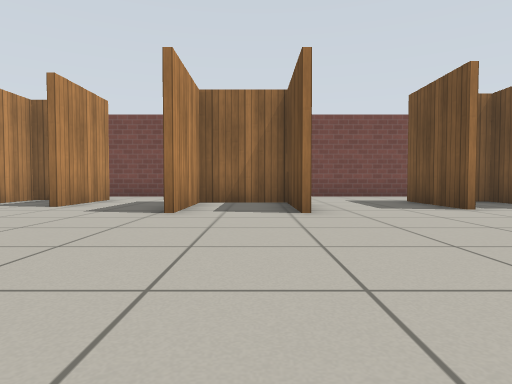
view 1 (above)

18 first-person views from a walk through a Gazebo world. The camera is 0.5 m above the floor, tilts 2° down and sees 75° across. The floor is counted in squares, 1 m on a side. Each view is taken from the middle of a square. On the plan, view 1 faces up. The plan holds only what a view shows up to about 9 squares ahead; the rest is blank. Simple patterns stand in for the simulator's built-in surfaces.

view 2
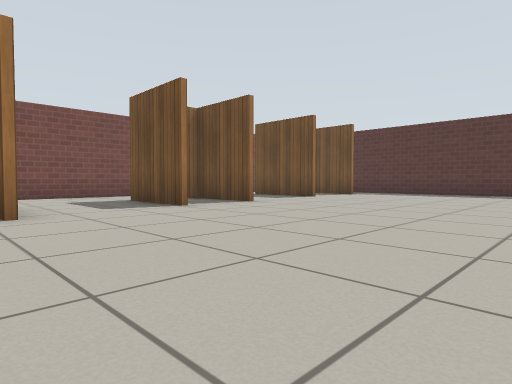

view 3
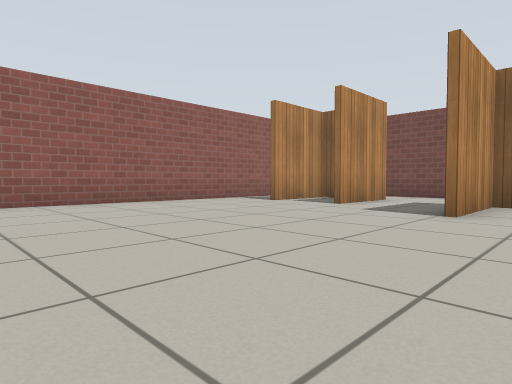

view 4
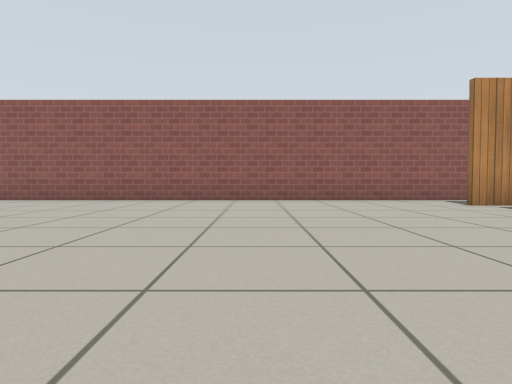

view 5
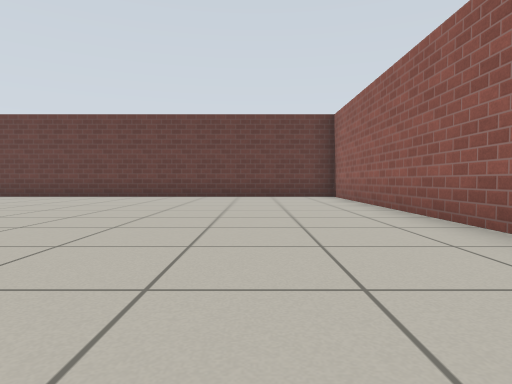

view 6
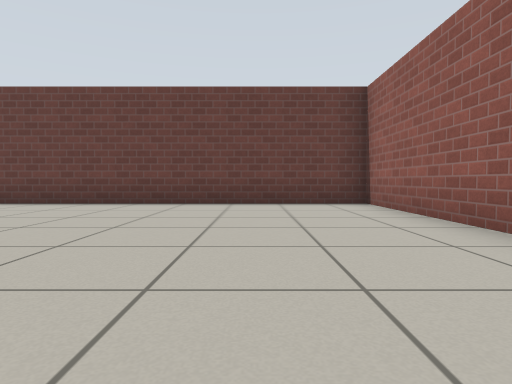

view 7
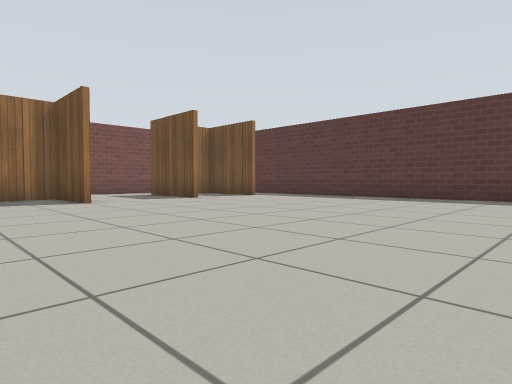

view 8
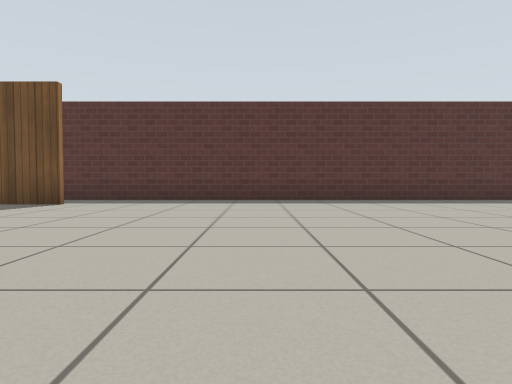

view 9
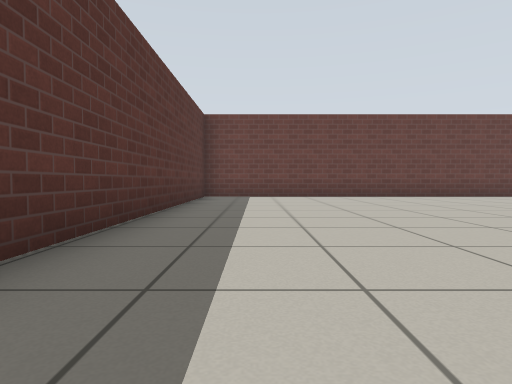

view 10
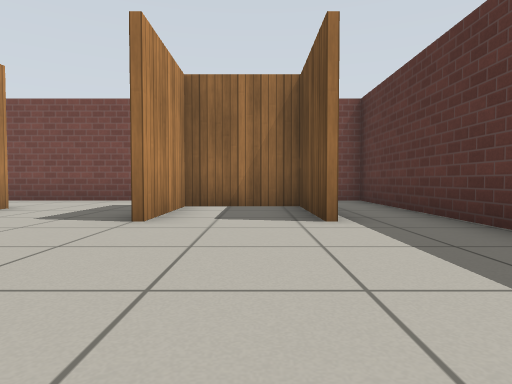

view 11
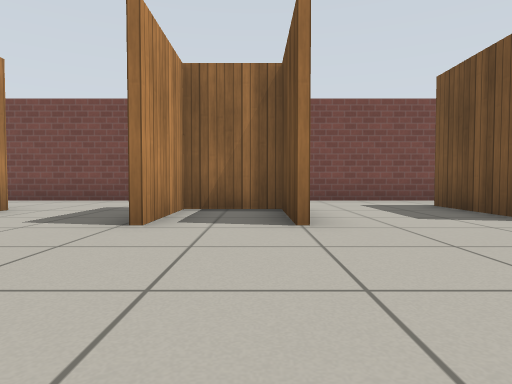

view 12
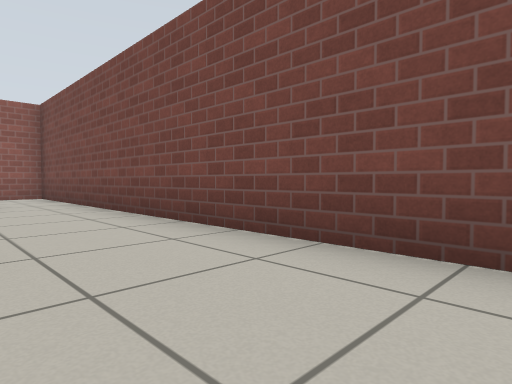

view 13
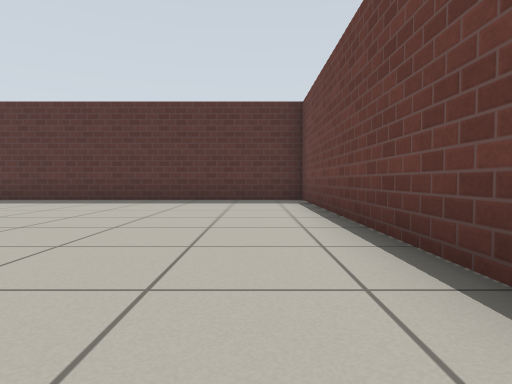

view 14
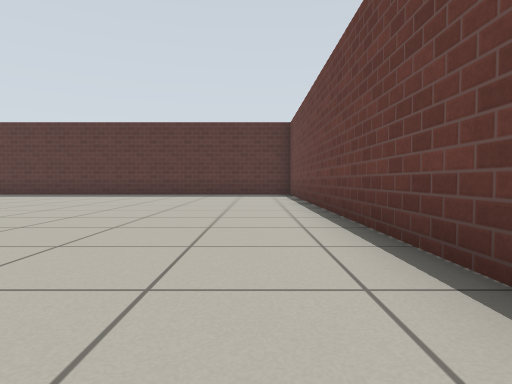

view 15
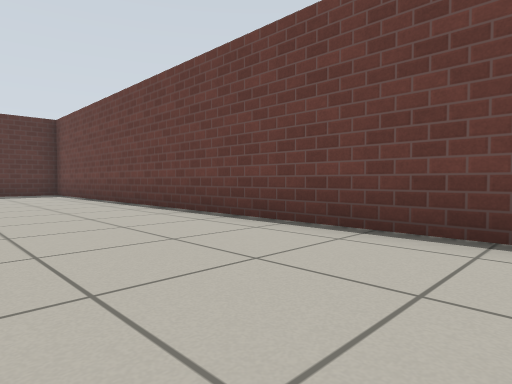

view 16
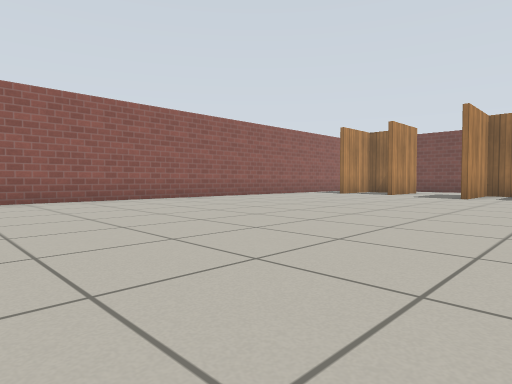

view 17
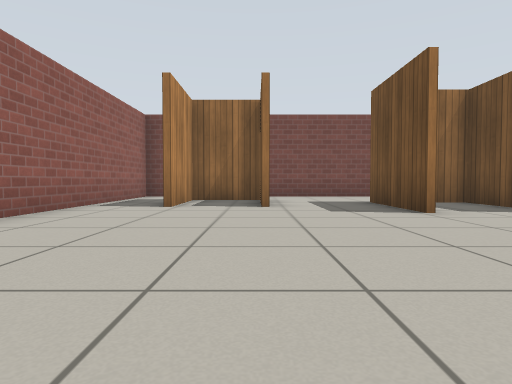

view 18
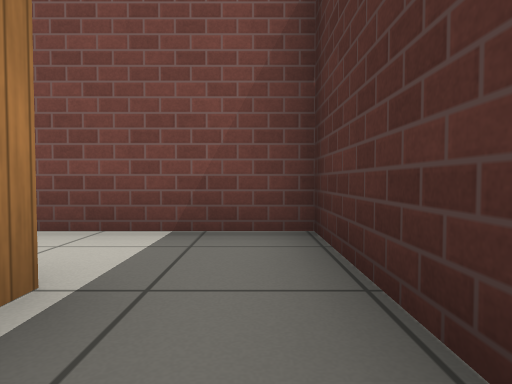

### Floor plan
Points are (right, up) in squares from view 1. A wall is a line through its corners. A room is listed if a view was taken in it or the views show most of it. See-through windows are left out.
Room 1 (views 1, 2, 3, 4, 5, 6, 7, 8, 9, 10, 11, 12, 13, 14, 15, 16, 17)
walls: (0.7, 5) (0.7, 7.4) (-1.3, 7.4) (-1.3, 5); (3.6, 5.6) (3.6, 8); (-1.4, 5) (-1.4, 7.6); (-3.9, 8.4) (-5.6, 8.4) (-5.6, 6.3); (-3.7, 8.6) (-3.7, 6.2); (3.6, 10.3) (-3.4, 10.3); (10.8, 6) (10.8, 8.4) (8.6, 8.4) (8.6, 6); (-7.4, 6.6) (-7.4, -9.2) (12.6, -9.2) (12.6, 6.6)
ways out: opening at (12, 7) to room 2; opening at (4.5, 9.5) to room 3; opening at (6.5, 7.5) to room 3; opening at (-7, 7) to room 4; opening at (-4, 10) to room 4
Room 2 (view 18)
walls: (12.6, 6.6) (12.6, 10.3) (11.6, 10.3)
ways out: opening at (12, 7) to room 1; opening at (11, 10) to room 3
Room 3 (no view inside)
walls: (8.5, 6.5) (8.5, 8.6); (11.6, 10.3) (3.6, 10.3)
ways out: opening at (4.5, 9.5) to room 1; opening at (6.5, 7.5) to room 1; opening at (11, 10) to room 2
Room 4 (no view inside)
walls: (-3.4, 10.3) (-7.4, 10.3) (-7.4, 6.6)
ways out: opening at (-7, 7) to room 1; opening at (-4, 10) to room 1

Positions as (right, up) in squares from view 1, and headings:
1: (0, 0), facing up
2: (0, 0), facing up-right
3: (0, 0), facing up-left
4: (1, 2), facing left
5: (-5, 1), facing down
6: (-5, -2), facing down
7: (3, -2), facing up-right
8: (4, 2), facing right
9: (11, 1), facing down
10: (10, 2), facing up
11: (5, 2), facing up
12: (3, 8), facing up-left
13: (4, -8), facing right
14: (1, -8), facing right
15: (0, -6), facing down-right
16: (1, -5), facing up-left
17: (-4, 0), facing up
18: (12, 7), facing up
